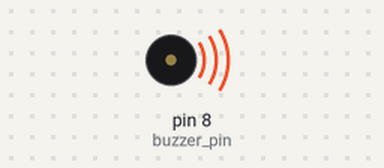
Recording of a sketch running on a simulated Arduino Nano, built with avr-gcc and run on an emulated ATmega328P. On the bench: buzzer (waves = sounding).

Above: at 0.2 s.
At 12.9 s:
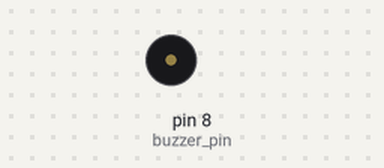
Timing chart, 0 to 16.8 s (numbered marks = the images above):
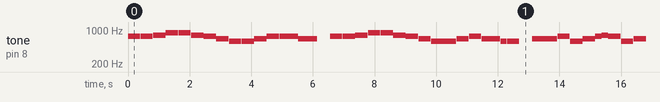

The sketch:

code_music.ino
```cpp
/*------------音符对应蜂鸣器频率------------*/

#define B0  31
#define C1  33
#define CS1 35
#define D1  37
#define DS1 39
#define E1  41
#define F1  44
#define FS1 46
#define G1  49
#define GS1 52
#define A1  55
#define AS1 58
#define B1  62
#define C2  65
#define CS2 69
#define D2  73
#define DS2 78
#define E2  82
#define F2  87
#define FS2 93
#define G2  98
#define GS2 104
#define A2  110
#define AS2 117
#define B2  123
#define C3  131
#define CS3 139
#define D3  147
#define DS3 156
#define E3  165
#define F3  175
#define FS3 185
#define G3  196
#define GS3 208
#define A3  220
#define AS3 233
#define B3  247
#define C4  262
#define CS4 277
#define D4  294
#define DS4 311
#define E4  330
#define F4  349
#define FS4 370
#define G4  392
#define GS4 415
#define A4  440
#define AS4 466
#define B4  494
#define C5  523
#define CS5 554
#define D5  587
#define DS5 622
#define E5  659
#define F5  698
#define FS5 740
#define G5  784
#define GS5 831
#define A5  880
#define AS5 932
#define B5  988
#define C6  1047
#define CS6 1109
#define D6  1175
#define DS6 1245
#define E6  1319
#define F6  1397
#define FS6 1480
#define G6  1568
#define GS6 1661
#define A6  1760
#define AS6 1865
#define B6  1976
#define C7  2093
#define CS7 2217
#define D7  2349
#define DS7 2489
#define E7  2637
#define F7  2794
#define FS7 2960
#define G7  3136
#define GS7 3322
#define A7  3520
#define AS7 3729
#define B7  3951
#define C8  4186
#define CS8 4435
#define D8  4699
#define DS8 4978

#define buzzer_pin 8 //定义蜂鸣器引脚

/*------------定义歌曲音调的数组------------*/

int notes[] = {
  FS5, FS5, G5, A5, A5, G5, FS5, E5, D5, D5, E5, FS5, FS5, E5, E5, 0, FS5, FS5, G5, A5, A5, G5, FS5, E5, D5, D5, E5, FS5, E5, D5, D5, 0, E5, E5, FS5, D5, E5, FS5, G5, FS5, D5, E5, FS5, G5, FS5, E5, D5, E5, A4, FS5, FS5, FS5, G5, A5, A5, G5, FS5, G5, E5, D5, D5, E5, FS5, E5, D5, D5, 0
};

/*------------定义歌曲节奏的数组------------*/

byte beats[] = {
  100, 100, 100, 100, 100, 100, 100, 100, 100, 100, 100, 100, 150, 50, 100, 100, 100, 100, 100, 100, 100, 100, 100, 100, 100, 100, 100, 100, 150, 50, 100, 100, 100, 100, 100, 100, 100, 50, 50, 100, 100, 100, 50, 50, 100, 100, 100, 100, 100, 100, 100, 100, 100, 100, 100, 100, 100, 50, 50, 100, 100, 100, 100, 150, 50, 100, 100
};

void setup() {
  pinMode(buzzer_pin, OUTPUT); //定义蜂鸣器引脚为输出状态
}

void loop() {
  for ( int i = 0; i < 67; i++) {

    /*------------设置i在歌曲长度内递增，这样就能逐一执行数组中的数据------------*/

    if (notes[i] != 0)tone(buzzer_pin, notes[i]); //播放音乐
    delay(4 * beats[i]); //播放间隔

    noTone(buzzer_pin);
    delay(10);
  }
}
```

Measured:
- by itself, tone on pin 8 (buzzer_pin): plays 740 Hz for 0.40 s, 740 Hz for 0.40 s, 784 Hz for 0.40 s, 880 Hz for 0.40 s, 880 Hz for 0.40 s, 784 Hz for 0.40 s … (318 notes in this stretch)
